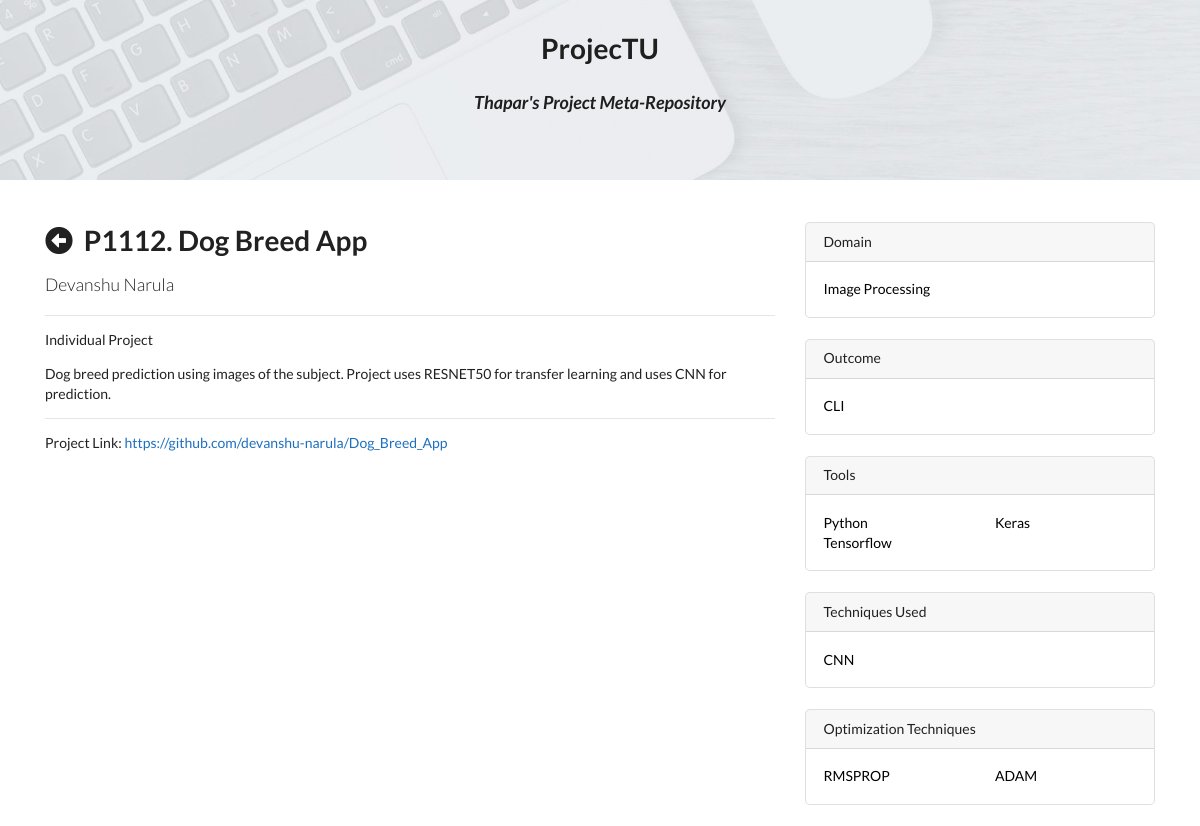
Screenshot of /project.php?id=112 with the database file from the repository.
### tables this page shows
CREATE TABLE `project` (
  `pid` int(11) NOT NULL,
  `title` text NOT NULL,
  `summary` text NOT NULL,
  `size` int(10) NOT NULL,
  `leader` text NOT NULL,
  `link` text NOT NULL
);

CREATE TABLE `domain` (
  `pid` int(11) NOT NULL,
  `value` varchar(1000) NOT NULL
);

CREATE TABLE `outcome` (
  `pid` int(11) NOT NULL,
  `value` varchar(1000) NOT NULL
);

CREATE TABLE `tools` (
  `pid` int(11) NOT NULL,
  `value` varchar(100) NOT NULL
);

CREATE TABLE `technique` (
  `pid` int(11) NOT NULL,
  `value` varchar(1000) NOT NULL
);

CREATE TABLE `optimization` (
  `pid` int(11) NOT NULL,
  `value` varchar(1000) NOT NULL
);

### project.php (the view, shortened to what this page needs)
<!DOCTYPE html>
<html>
<head>
	<link rel="stylesheet" href="https://stackpath.bootstrapcdn.com/bootstrap/4.1.3/css/bootstrap.min.css">
	<link rel="stylesheet" href="https://use.fontawesome.com/releases/v5.3.1/css/all.css">
	<link rel='stylesheet' href='https://cdn.jsdelivr.net/npm/semantic-ui@2.2.13/dist/semantic.min.css'>
	<link rel='stylesheet' href='css/style.css'>
</head>
<body>
	<div class="jumbotron jumbotron-main mb-4" style="height: 180px;">
		<center>
			<h1>ProjecTU</h1>
			<h3><i>Thapar's Project Meta-Repository</i></h3>
		</center>
	</div>
	<div class="container">
		<div class="row">
			<?php
				require_once 'connection.php';
				if(isset($_GET['id'])) {
					$pid = $_GET['id'];
					$sql = "SELECT pid, title, summary, size, leader, link FROM project WHERE project.pid = $pid";
					$result = $con->query($sql);
					if ($result->num_rows == 1) {
						$row = $result->fetch_assoc();
						$team = ($row['size'] > 1) ? 'Group Project ('.$row['size'].' members)' : 'Individual Project';
						echo
						'<div class="col-lg-8">
							<h1 class="mt-4">
								<i class="fas fa-arrow-alt-circle-left" onclick="back(); return false;"></i>&nbsp;&nbsp;P1'.
								$pid.'. '.
								$row['title'].
							'</h1>
							<p class="lead">
								<a>'.$row['leader'].'</a>
							</p>
							<hr>
							<p>'.$team.'</p>
							<p>'.$row['summary'].'</p>';
						if($row['link']) echo
							'<hr><p>Project Link: <a href="'.$row['link'].'" target="_new" style="color:#1E70BF;">'.$row['link'].'</a></p>';
						echo
						'</div>';
						echo '
						<div class="col-md-4">';
						$sql = "SELECT value FROM domain WHERE pid = $pid";
						$domainRes = $con->query($sql);
						if($domainRes->num_rows > 0) {
							echo '
							<div class="card my-4">
								<h6 class="card-header">Domain</h6>
								<div class="card-body">
									<div class="row">
										<div class="col-lg-6">
											<ul class="list-unstyled mb-0">';
							$i = 0;
							for(; $i< ($domainRes->num_rows / 2); $i++) {
								$domainRow = $domainRes->fetch_assoc();
								echo
												'<li>
													<a href="list.php?domain[]='.$domainRow['value'].'">'.ucwords($domainRow['value']).'</a>
												</li>';
							}
							echo
											'</ul>
										</div>
										<div class="col-lg-6">
											<ul class="list-unstyled mb-0">';
							echo
											'</ul>
										</div>
									</div>
								</div>
							</div>';
						}
						$sql = "SELECT value FROM outcome WHERE pid = $pid";
						$outcomeRes = $con->query($sql);
						if($outcomeRes->num_rows > 0) {
							echo '
							<div class="card my-4">
								<h6 class="card-header">Outcome</h6>
								<div class="card-body">
									<div class="row">
										<div class="col-lg-6">
											<ul class="list-unstyled mb-0">';
							$i = 0;
							for(; $i< ($outcomeRes->num_rows / 2); $i++) {
								$outcomeRow = $outcomeRes->fetch_assoc();
								echo
												'<li>
													<a href="list.php?outcome[]='.$outcomeRow['value'].'">'.ucwords($outcomeRow['value']).'</a>
												</li>';
							}
							echo
											'</ul>
										</div>
										<div class="col-lg-6">
											<ul class="list-unstyled mb-0">';
							echo
											'</ul>
										</div>
									</div>
								</div>
							</div>';
						}
						$sql = "SELECT value FROM tools WHERE pid = $pid";
						$toolsRes = $con->query($sql);
						if($toolsRes->num_rows > 0) {
							echo '
							<div class="card my-4">
								<h6 class="card-header">Tools</h6>
								<div class="card-body">
									<div class="row">
										<div class="col-lg-6">
											<ul class="list-unstyled mb-0">';
							$i = 0;
							for(; $i< ($toolsRes->num_rows / 2); $i++) {
								$toolsRow = $toolsRes->fetch_assoc();
								echo
												'<li>
													<a href="list.php?tools[]='.$toolsRow['value'].'">'.ucwords($toolsRow['value']).'</a>
												</li>';
							}
							echo
											'</ul>
										</div>
										<div class="col-lg-6">
											<ul class="list-unstyled mb-0">';
							for(; $i < $toolsRes->num_rows ; $i++) {
								$toolsRow = $toolsRes->fetch_assoc();
								echo
												'<li>
													<a href="list.php?tools[]='.$toolsRow['value'].'">'.ucwords($toolsRow['value']).'</a>
												</li>';
							}
							echo
											'</ul>
										</div>
									</div>
								</div>
							</div>';
						}
						$sql = "SELECT value FROM technique WHERE pid = $pid";
						$techniqueRes = $con->query($sql);
						if($techniqueRes->num_rows > 0) {
							echo '
							<div class="card my-4">
								<h6 class="card-header">Techniques Used</h6>
								<div class="card-body">
									<div class="row">
										<div class="col-lg-6">
											<ul class="list-unstyled mb-0">';
							$i = 0;
							for(; $i< ($techniqueRes->num_rows / 2); $i++) {
								$techniqueRow = $techniqueRes->fetch_assoc();
								echo
												'<li>
													<a href="list.php?technique[]='.$techniqueRow['value'].'">'.ucwords($techniqueRow['value']).'</a>
												</li>';
							}
							echo
											'</ul>
										</div>
										<div class="col-lg-6">
											<ul class="list-unstyled mb-0">';
							echo
											'</ul>
										</div>
									</div>
								</div>
							</div>';
						}
						$sql = "SELECT value FROM optimization WHERE pid = $pid";
						$optimizationRes = $con->query($sql);
						if($optimizationRes->num_rows > 0) {
							echo '
							<div class="card my-4">
								<h6 class="card-header">Optimization Techniques</h6>
								<div class="card-body">
									<div class="row">
										<div class="col-lg-6">
											<ul class="list-unstyled mb-0">';
							$i = 0;
							for(; $i< ($optimizationRes->num_rows / 2); $i++) {
								$optimizationRow = $optimizationRes->fetch_assoc();
								echo
												'<li>
													<a href="list.php?opt_technique[]='.$optimizationRow['value'].'">'.ucwords($optimizationRow['value']).'</a>
												</li>';
							}
							echo
											'</ul>
										</div>
										<div class="col-lg-6">
											<ul class="list-unstyled mb-0">';
							for(; $i < $optimizationRes->num_rows ; $i++) {
								$optimizationRow = $optimizationRes->fetch_assoc();
								echo
												'<li>
													<a href="list.php?opt_technique[]='.$optimizationRow['value'].'">'.ucwords($optimizationRow['value']).'</a>
												</li>';
							}
							echo
											'</ul>
										</div>
									</div>
								</div>
							</div>';
						}
					}
				}
			?>
		</div>
	</div>
</body>
</html>

### css/style.css (style rules this page uses)
a { color: #000; text-decoration: none; }
.jumbotron { background-color: #F2FAF9; padding: 30px; }
.jumbotron-main { background-image: url('../img/cover.jpg'); background-size: cover; height: 220px; transition: height 0.5s ease-out; border-radius: 0; margin-bottom: 0; }
.card { transition: background-color 0.5s ease-out; border-radius: 5px; }
.fa-arrow-alt-circle-left { cursor: pointer; }

### rows the page displays
project: title "Dog Breed App", leader "Devanshu Narula", size "Individual Project", summary "Dog breed prediction using images of the subject. Project uses RESNET50 for transfer learning and uses CNN for prediction.", link "https://github.com/devanshu-narula/Dog_Breed_App"
domain: value "Image Processing"
outcome: value "CLI"
tools: value "Python"
tools: value "Tensorflow"
tools: value "Keras"
technique: value "CNN"
optimization: value "RMSPROP"
optimization: value "ADAM"

### other values shown
$pid "112"
